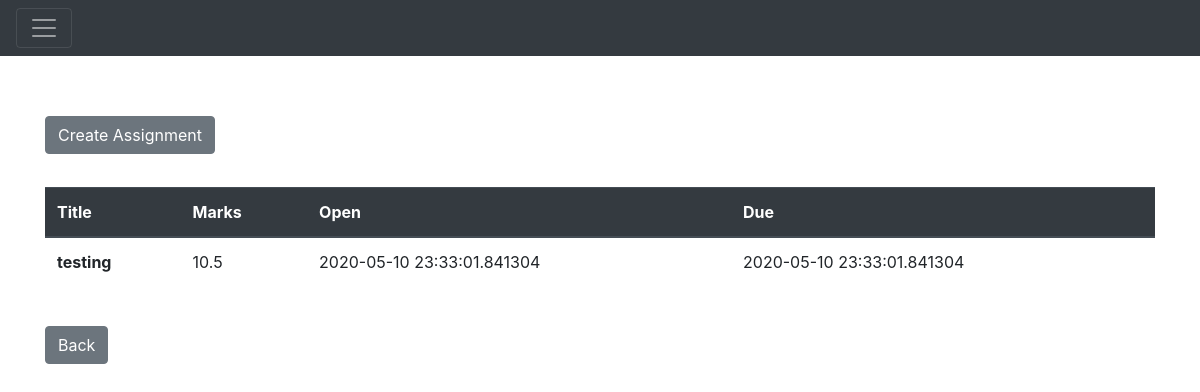
The app's page /assignments/1, older data.
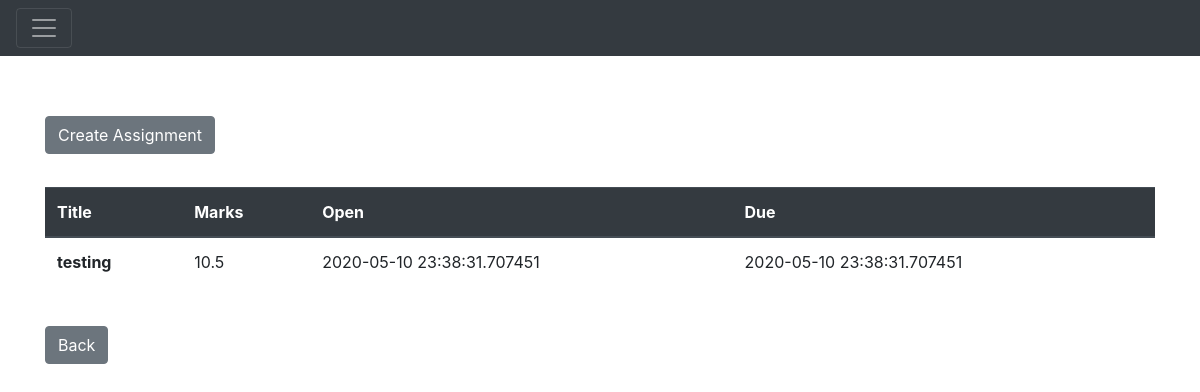
The same page, newer data.
### Application/models.py (models this page shows)
class Assignment(db.Model):
    __tablename__ = "assignments"
    assignmentId = db.Column(
        db.Integer,
        primary_key=True,
        autoincrement=True
    )
    assignmentName = db.Column(
        db.String(120),
        nullable=False
    )
    assignmentDesc = db.Column(
        db.String(255),
        nullable=False
    )
    assignmentDeadline = db.Column(
        db.DateTime
    )
    courseId = db.Column(db.Integer, db.ForeignKey('courses.courseId'))
    course = relationship("Course", backref="assignments")
    totalMarks = db.Column(db.Float, nullable=False)
    uploadDateTime = db.Column(db.DateTime, nullable=False)

### Application/assignments.py (the view)
@app.route('/assignments/<id>', methods=['GET'])
def getAssignmentsByCourse(id):
    assignments = models.Assignment.query.filter_by(courseId=id).all()
    filteredAssignments = []
    for ass in assignments:
        if ass.course.courseId == int(id):
            filteredAssignments.append(ass)
    return render_template('assignments.html', assignments=filteredAssignments, id=id)

### Application/templates/assignments.html (shortened to what this page needs)
{% extends 'main.html' %}
{% block head %}
{{ super() }}
{% endblock %}
{% block body %}
{{ super() }}
<div class="container" style="margin-top: 5%">
    <a class="btn btn-secondary" href={{ url_for('createAssignment',course_id=id) }}>Create Assignment</a>
    <table class="table" style="margin-top: 3%">
        <thead class="thead-dark">
        <tr>
            <th scope="col">Title</th>
            <th scope="col">Marks</th>
            <th scope="col">Open</th>
            <th scope="col">Due</th>
        </tr>
        </thead>
        <tbody>
        {% for assignment in assignments %}
        <tr>
            <th scope="row">{{assignment.assignmentName}}</th>
            <td>{{assignment.totalMarks}}</td>
            <td>{{assignment.uploadDateTime}}</td>
            <td>{{assignment.assignmentDeadline}}</td>
        </tr>
        {% endfor %}
        </tbody>
    </table>
    <br>
    <a class="btn btn-secondary" href={{ url_for('coursesite' ,id=id) }}> Back</a>
</div>
{% endblock %}

Row changes from the older to the newer data that the page shows:
changed Assignment "testing": uploadDateTime "2020-05-10 23:33:01.841304" → "2020-05-10 23:38:31.707451"; assignmentDeadline "2020-05-10 23:33:01.841304" → "2020-05-10 23:38:31.707451"
